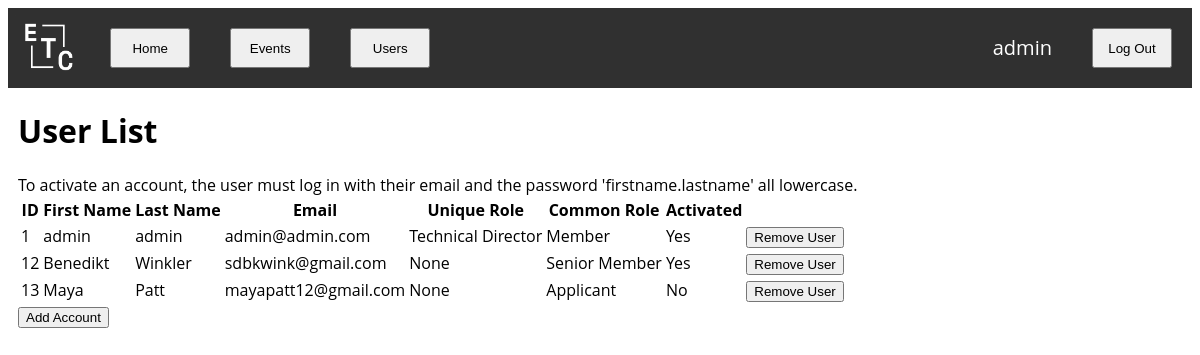
The app's page /account/list (signed in), older data.
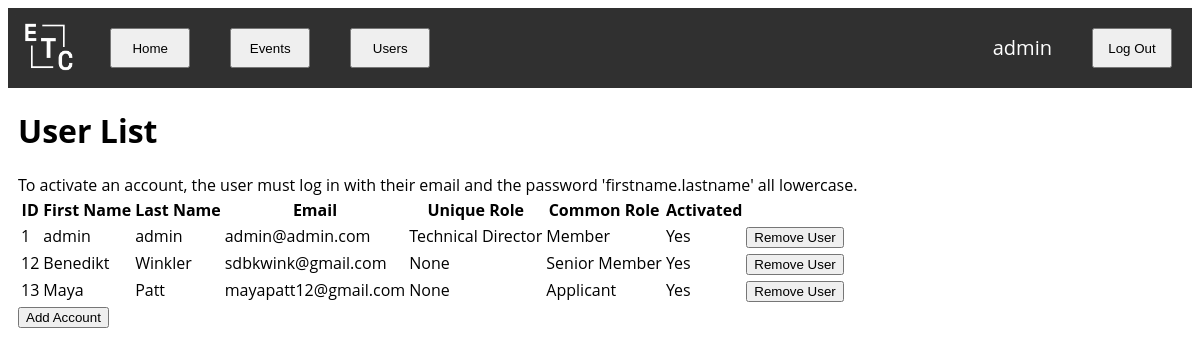
The same page, newer data.
### users/models.py (models this page shows, shortened)
class User(AbstractUser):
    objects = UserManager()
    USERNAME_FIELD = 'email'
    REQUIRED_FIELDS = []
    username = None
    email = models.EmailField(unique=True)
    activated = models.BooleanField(default=False)
    unique_role = models.PositiveSmallIntegerField(choices=UNIQUE_ROLE_CHOICES, unique=True, blank=True, null=True)
    common_role = models.PositiveSmallIntegerField(choices=COMMON_ROLE_CHOICES)

### users/views.py (the view)
# urls.py: path('list', views.list, name='list'),
@unique_role_required()
def list(request):
    return render(request, 'users/user_list.html', {
        'users': get_user_model().objects.all()
    })

### users/templates/users/user_list.html (shortened to what this page needs)
{% extends 'layout.html' %}
{% load static %}
{% block head %}
<link rel="stylesheet" href="{% static 'users/user_list.css' %}">
{% endblock head %}
{% block body %}
<h1>User List</h1>
<div>To activate an account, the user must log in with their email and the password 'firstname.lastname' all lowercase.</div>
<table class="pure-table pure-table-striped">
    <thead>
        <tr>
            <th>ID</th>
            <th>First Name</th>
            <th>Last Name</th>
            <th>Email</th>
            <th>Unique Role</th>
            <th>Common Role</th>
            <th>Activated</th>
            <th></th>
        </tr>
    </thead>
    <tbody>
        {% for user in users %}
            <tr>
                <td data-th="ID: ">{{ user.id }}</td>
                <td data-th="First Name: ">{{ user.first_name }}</td>
                <td data-th="Last Name: ">{{ user.last_name }}</td>
                <td data-th="Email: ">{{ user.email }}</td>
                <td data-th="Unique Role: ">{{ user.get_unique_role_display }}</td>
                <td data-th="Common Role: ">{{ user.get_common_role_display }}</td>
                <td data-th="Activated: ">{% if user.activated %}Yes{% else %}No{% endif %}</td>
                <td><button data-id="{{ user.id }}" class="remove-button pure-button">Remove User</button></td>
            </tr>
        {% endfor %}
    </tbody>
</table>
<a href="{% url 'users:create_account' %}"><button class="pure-button">Add Account</button></a>
{% endblock body %}

Row changes from the older to the newer data that the page shows:
changed User "Maya": activated "No" → "Yes"
